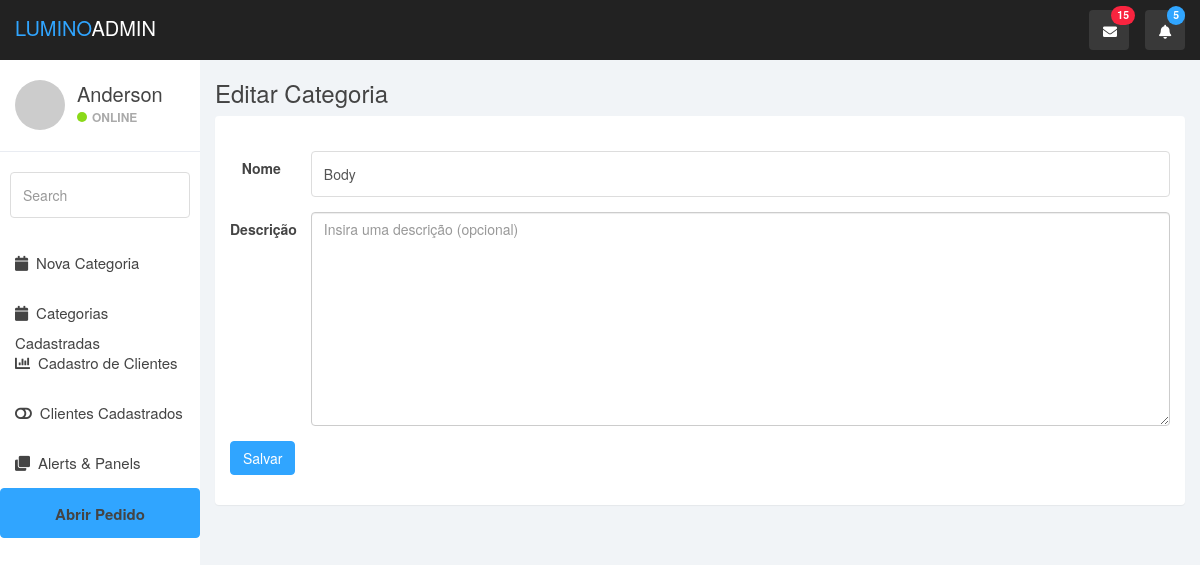
The app's page /category/edit-category/1 (signed in), older data.
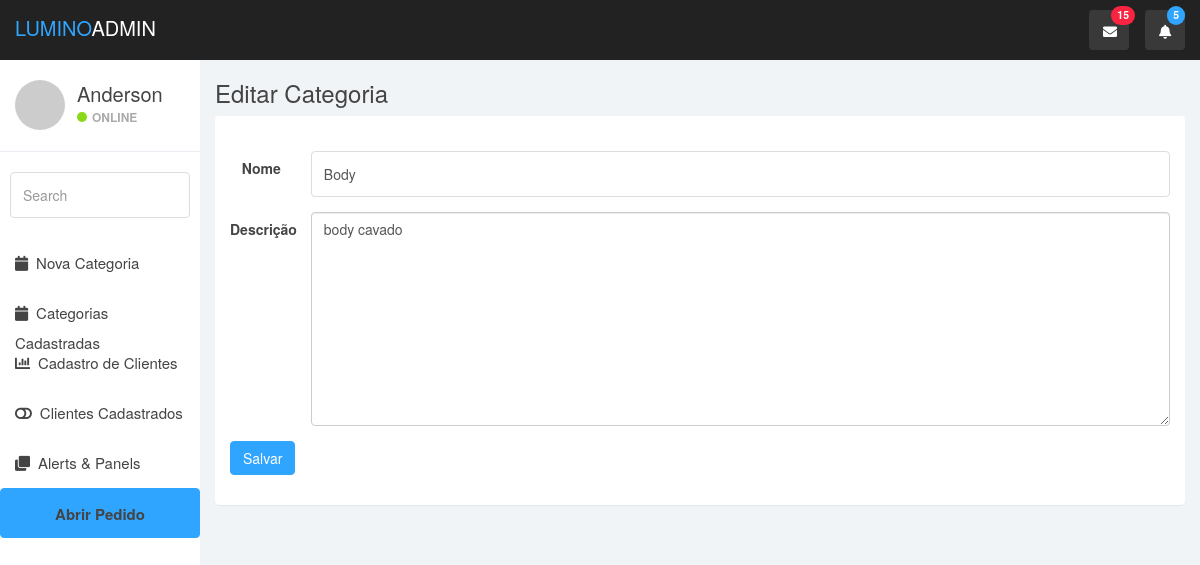
The same page, newer data.
### apps/categoria/models.py (models this page shows, shortened)
class Category(models.Model):
    loja = models.ForeignKey(to=Store, on_delete=models.DO_NOTHING, null=True, blank=True)
    nome = models.CharField(max_length=200)
    descricao = models.CharField(max_length=300, blank=True, null=True)
    data = models.DateTimeField(auto_now_add=True)
    is_active = models.BooleanField(default=True)
    class Meta:
        verbose_name = 'Categoria'
        verbose_name_plural = 'Categorias'

### apps/categoria/views.py (the view, shortened to what this page needs)
# urls.py: path('edit-category/<int:pk>', views.new_category, name="edit-category"),
def new_category(request, pk=None):
    page_title = "Cadastro de Categoria" if not pk else "Editar Categoria"
    form = forms.CategoriaForm()
    msg = None
    notification = None
    categoria = None
    loja = request.user.loja
    if pk:
        categoria = models.Category.objects.get(pk=pk)
        if categoria:
            form = forms.CategoriaForm(instance=categoria)
    context = {
        'page_title': page_title, 'notification': notification, 'msg': msg, 'form': form
    }
    return render(request, 'cadastro_categoria.html', context)

### apps/categoria/forms.py
class CategoriaForm(forms.ModelForm):
    nome = forms.CharField(
        label="Nome",
        widget=forms.TextInput(
            attrs={
                'class': 'form-control', 'placeholder': 'Insira o nome da categoria'
            }
        )
    )
    descricao = forms.CharField(
        label="Descrição",
        widget=forms.Textarea(
            attrs={
                'class': 'form-control', 'placeholder': 'Insira uma descrição (opcional)'
            }
        )
    )
    class Meta:
        model = Category
        fields = [
            'nome', 'descricao'
        ]

### apps/categoria/templates/cadastro_categoria.html (shortened to what this page needs)
{% extends 'base/base.html' %}
{% block content %}
<div class="panel-body">
    <form class="form-horizontal" method="POST">
        <fieldset>
            {% for i in form %}
            <div class="form-group">
                <label class="col-md-1 control-label">{{ i.label }}</label>
                <div class="col-md-11">
                    {{ i }}
                </div>
            </div>
            {% endfor %}
            <div class="form-group">
                <div class="col-md-12">
                    <button type="submit" class="btn btn-primary btn-md pull-left">Salvar</button>
                </div>
            </div>
        </fieldset>
    </form>
</div>
{% endblock %}

Row changes from the older to the newer data that the page shows:
changed Category "Body": descricao (not shown) → "body cavado"
